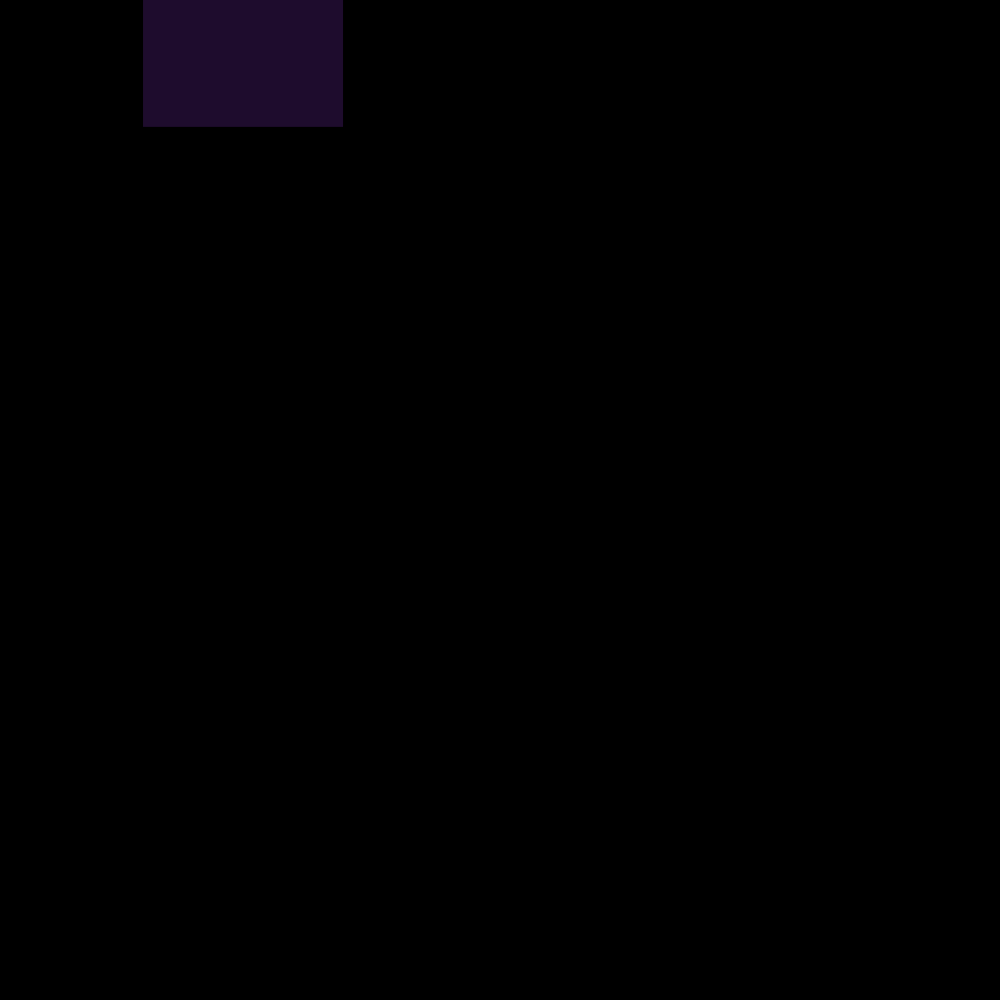
Frame 1 (no input)
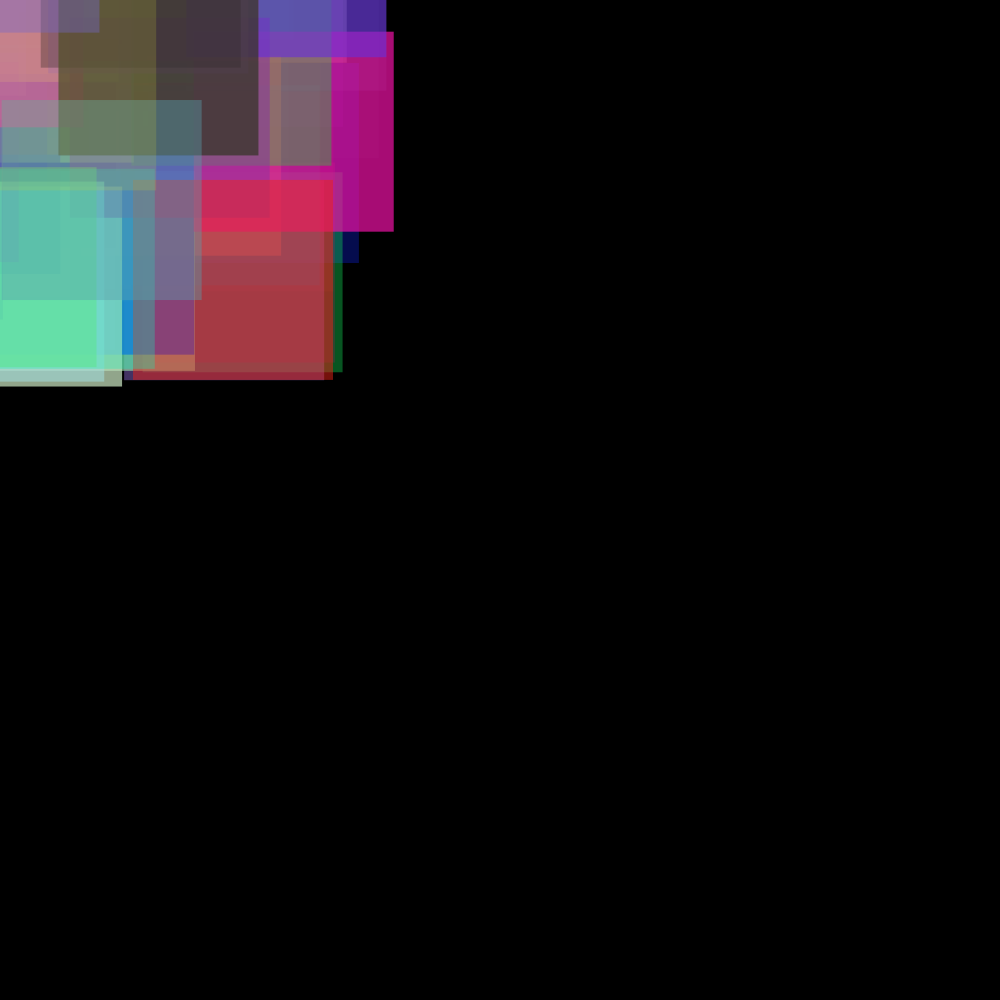
Frame 60 (the mouse pressed at the canvas centre just before this capture)
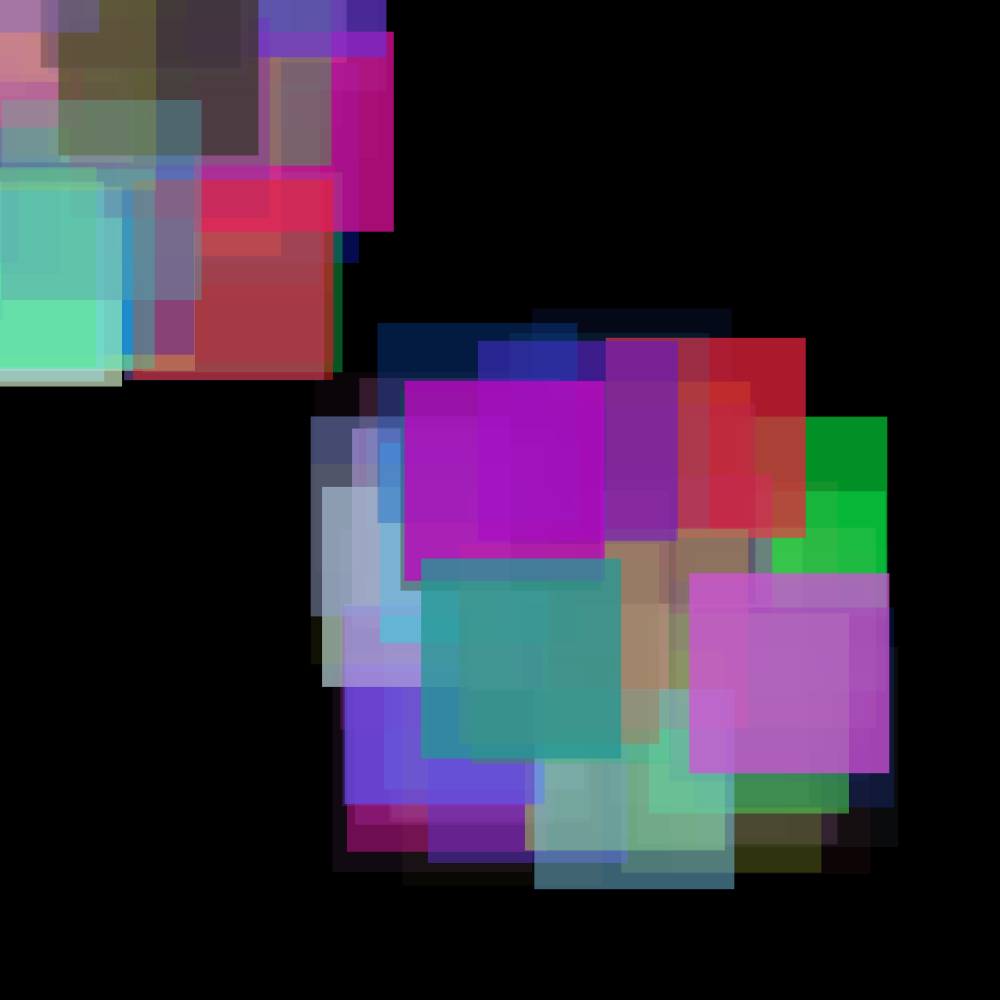
Frame 120 (the mouse held since frame 60 and released just before this capture)

The Processing sketch that drew these frames (run headless with seeded random() and noise(); from frame 60 on, the mouse is pressed at the canvas centre):

// Processing sketch: processing_108476
// ── processing_108476.pde

void setup(){
  size(1000, 1000);
  background(0);
  noStroke();
}

void draw(){
  fill(random(255) , random(255) , random(255) , random(200));
  rect(mouseX + random(-200, 200) , mouseY + random(-200, 200) , 200, 200);
}
